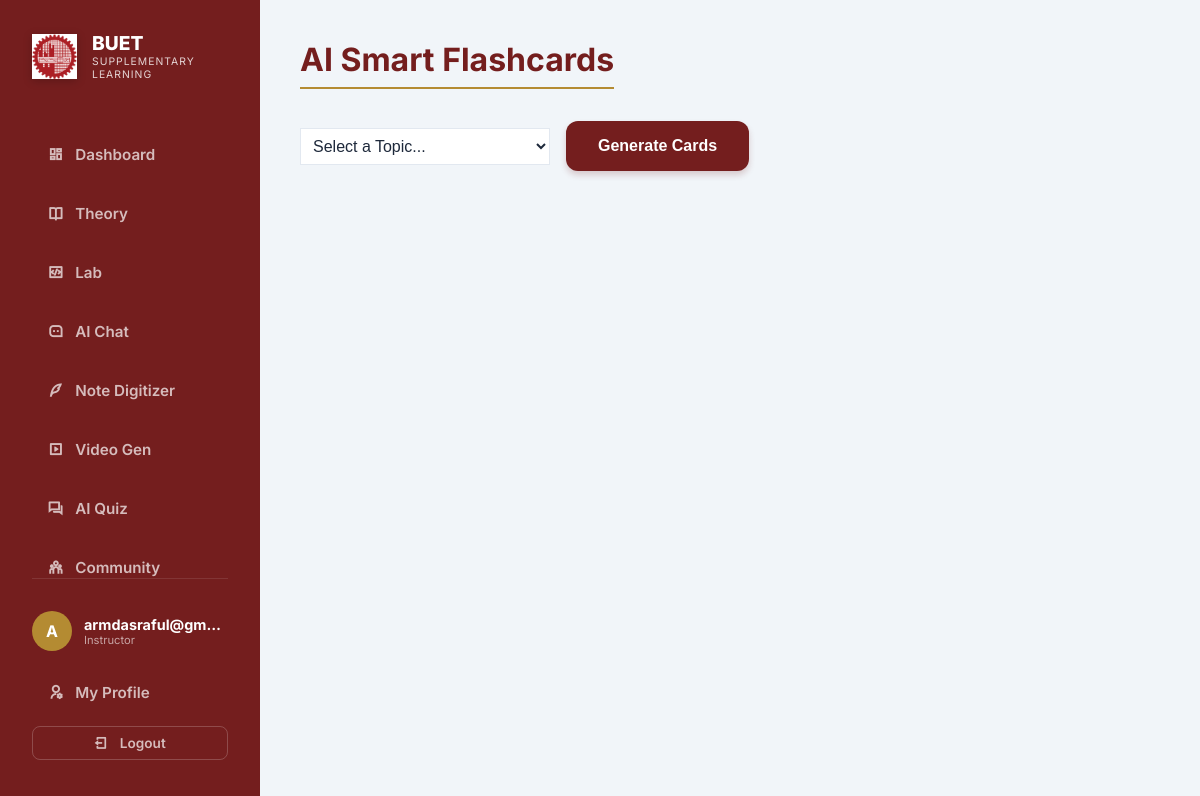
The app's page /flashcards/ (signed in) with its own data.
### users/models.py (models this page shows, shortened)
class User(AbstractUser):
    ROLE_CHOICES = (
        ('STUDENT', 'Student'),
        ('INSTRUCTOR', 'Instructor'),
        ('TA', 'Teaching Assistant'),
    )
    role = models.CharField(max_length=20, choices=ROLE_CHOICES, default='STUDENT')
    google_id = models.CharField(max_length=100, blank=True, null=True)
    profile_picture = models.URLField(blank=True, null=True)
    bio = models.TextField(max_length=500, blank=True)
    department = models.CharField(max_length=100, blank=True, default='CSE')

### courses/views.py (the view)
# urls.py: path('flashcards/', FlashcardView.as_view(), name='flashcards'),
class FlashcardView(StudentRequiredMixin, TemplateView):
    template_name = "courses/flashcards.html"
    def get_context_data(self, **kwargs):
        context = super().get_context_data(**kwargs)
        context['topics'] = Topic.objects.all()
        return context

### templates/courses/flashcards.html (shortened to what this page needs)
{% extends 'base.html' %}
{% block content %}
<div class="header">
    <div class="page-title">AI Smart Flashcards</div>
    <div style="display: flex; gap: 1rem; align-items: center;">
        <select id="topic-select" class="search-input"
            style="max-width: 250px; background: white; border: 1px solid var(--border-color);">
            <option value="">Select a Topic...</option>
        </select>
        <button id="generate-cards-btn" class="btn-primary">Generate Cards</button>
    </div>
</div>
{% endblock %}

### templates/base.html (shortened to what this page needs)
{% load static %}
<!DOCTYPE html>
<html lang="en">
<head>
    <link href="https://cdn.jsdelivr.net/npm/remixicon@2.5.0/fonts/remixicon.css" rel="stylesheet">
    <link rel="stylesheet" href="{% static 'css/styles.css' %}">
</head>
<body>
    <div class="sidebar" id="sidebar">
        <div class="brand">
            <img src="{% static 'images/logo.png' %}" alt="BUET Logo"
                style="width: 45px; height: 45px; object-fit: contain;">
            <div style="display: flex; flex-direction: column;">
                <span style="font-size: 1.2rem; line-height: 1.2;">BUET</span>
                <span style="font-size: 0.65rem; font-weight: 400; opacity: 0.8; letter-spacing: 1px;">SUPPLEMENTARY
                    LEARNING</span>
            </div>
        </div>
        <nav style="flex: 1; overflow-y: auto;">
            <a href="/" class="nav-link {% if request.path == '/' %}active{% endif %}">
                <i class="ri-dashboard-line"></i> Dashboard
            </a>
            <a href="/library/theory/" class="nav-link {% if 'library/theory' in request.path %}active{% endif %}">
                <i class="ri-book-open-line"></i> Theory
            </a>
            <a href="/library/lab/" class="nav-link {% if 'library/lab' in request.path %}active{% endif %}">
                <i class="ri-code-box-line"></i> Lab
            </a>
            <a href="/chat-ui/" class="nav-link {% if '/chat-ui' in request.path %}active{% endif %}">
                <i class="ri-message-3-line"></i> AI Chat
            </a>
            <a href="/digitizer-ui/" class="nav-link {% if '/digitizer-ui' in request.path %}active{% endif %}">
                <i class="ri-quill-pen-line"></i> Note Digitizer
            </a>
            <a href="/video-generator-ui/"
                class="nav-link {% if '/video-generator-ui' in request.path %}active{% endif %}">
                <i class="ri-video-line"></i> Video Gen
            </a>
            <a href="/quiz-ui/" class="nav-link {% if '/quiz-ui' in request.path %}active{% endif %}">
                <i class="ri-question-answer-line"></i> AI Quiz
            </a>
            <a href="/community/feed/" class="nav-link {% if '/community' in request.path %}active{% endif %}">
                <i class="ri-team-line"></i> Community
            </a>
        </nav>
        <div style="margin-top: auto; padding-top: 2rem; border-top: 1px solid rgba(255,255,255,0.1);">
            {% if user.is_authenticated %}
            <div style="display: flex; align-items: center; gap: 12px; margin-bottom: 1rem;">
                <div
                    style="min-width: 40px; width: 40px; height: 40px; border-radius: 50%; background: var(--secondary); display: flex; align-items: center; justify-content: center; font-weight: 700;">
                    {{ user.username|first|upper }}
                </div>
                <div style="overflow: hidden;">
                    <div
                        style="font-size: 0.9rem; font-weight: 700; white-space: nowrap; overflow: hidden; text-overflow: ellipsis;">
                        {{ user.username }}</div>
                    <div style="font-size: 0.7rem; color: rgba(255,255,255,0.6);">
                        {{ user.get_role_display|default:"Student" }}</div>
                </div>
            </div>
            <a href="{% url 'profile' %}" class="nav-link {% if '/profile' in request.path %}active{% endif %}"
                style="margin-bottom: 0.5rem;">
                <i class="ri-user-settings-line"></i> My Profile
            </a>
            <a href="{% url 'account_logout' %}" class="nav-link"
                style="padding: 0.5rem; font-size: 0.85rem; border: 1px solid rgba(255,255,255,0.2); justify-content: center; margin-top: 0.5rem;">
                <i class="ri-logout-box-line"></i> Logout
            </a>
            {% else %}
            <a href="{% url 'account_login' %}" class="btn-primary"
                style="display: block; text-align: center; text-decoration: none; background: var(--secondary);">
                <i class="ri-login-box-line"></i> Login / Register
            </a>
            {% endif %}
        </div>
    </div>
    <div class="main-content">
        {% block content %}{% endblock %}
    </div>
</body>
</html>

### static/css/styles.css (style rules this page uses)
:root { --primary: #741e1e; --secondary: #b48b32; --accent: #e53935; --bg-dark: #f1f5f9; --bg-card: #ffffff; --text-main: #1e293b; --text-muted: #64748b; --sidebar-bg: #741e1e; --sidebar-text: #ffffff; --glass: rgba(255, 255, 255, 0.9); --border-color: #e2e8f0; }
* { box-sizing: border-box; }
body { font-family: 'Inter', sans-serif; background: var(--bg-dark); color: var(--text-main); margin: 0; display: flex; height: 100vh; overflow: hidden; }
.sidebar { width: 260px; background: var(--sidebar-bg); color: var(--sidebar-text); padding: 2rem; display: flex; flex-direction: column; box-shadow: 4px 0 10px rgba(0, 0, 0, 0.1); transition: all 0.3s ease; }
.brand { font-size: 1.5rem; font-weight: 800; color: white; margin-bottom: 3rem; display: flex; align-items: center; gap: 15px; }
.brand img { width: 50px; height: auto; filter: drop-shadow(0 2px 4px rgba(0, 0, 0, 0.2)); }
.nav-link { color: rgba(255, 255, 255, 0.7); text-decoration: none; padding: 1rem; border-radius: 8px; transition: all 0.3s; display: flex; align-items: center; gap: 12px; margin-bottom: 0.5rem; font-weight: 600; font-size: 0.95rem; }
.main-content { flex: 1; padding: 2.5rem; overflow-y: auto; position: relative; background: var(--bg-dark); }
.page-title { font-size: 2rem; margin-bottom: 2rem; font-weight: 700; color: var(--primary); border-bottom: 2px solid var(--secondary); display: inline-block; padding-bottom: 0.5rem; }
.search-input { flex: 1; background: transparent; border: none; color: var(--text-main); padding: 0.5rem; font-size: 1rem; }
.btn-primary { background: var(--primary); color: white; border: none; padding: 1rem 2rem; border-radius: 12px; cursor: pointer; font-weight: 600; transition: all 0.2s; font-size: 1rem; box-shadow: 0 4px 6px rgba(116, 30, 30, 0.2); }

### records on screen
User: username|first "A", username "armdasraful@gm…", role "Instructor"
